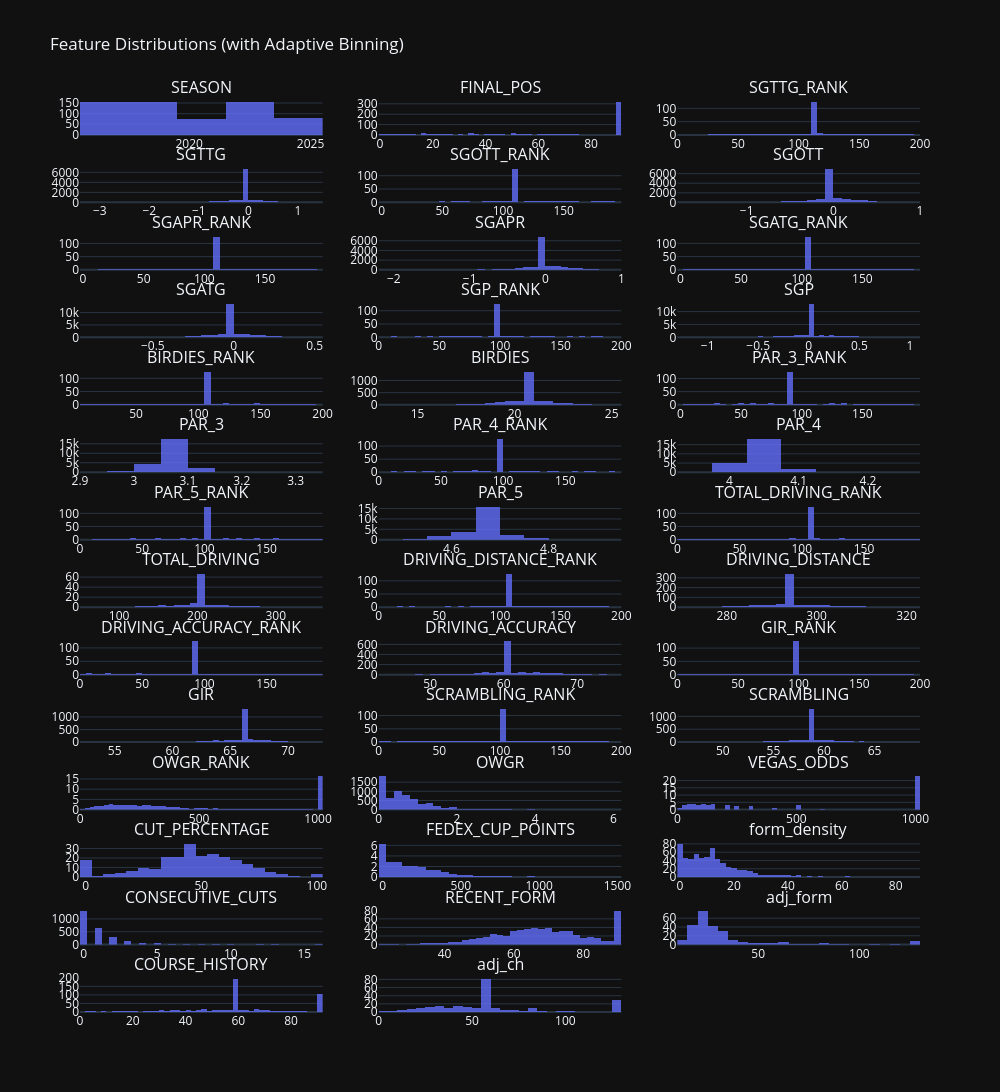

This figure's notebook cell:
### Markdown cell above
### Check Features for Outliers and General Health (Histograms)
Now that all the data is cleaned, let's look at the distribution graphs.

### Code cell
import plotly.express as px
import plotly.subplots as sp
import plotly.graph_objects as go
import pandas as pd
import numpy as np

# Select numeric columns with >1 unique value, excluding label
df_numeric = training_df.select_dtypes(include=np.number)
df_numeric = df_numeric.loc[:, df_numeric.nunique() > 1]
df_numeric = df_numeric.drop(columns=["TOP_20"], errors="ignore")

# Create subplots
n_cols = 3
n_rows = int(np.ceil(len(df_numeric.columns) / n_cols))
fig = sp.make_subplots(rows=n_rows, cols=n_cols, subplot_titles=df_numeric.columns)

# Add one histogram per feature with smart binning
for i, column in enumerate(df_numeric.columns):
    row = i // n_cols + 1
    col = i % n_cols + 1

    # Compute dynamic bin count
    col_range = df_numeric[column].max() - df_numeric[column].min()
    n_unique = df_numeric[column].nunique()
    nbins = min(50, max(5, int(n_unique / 2))) if col_range < 10 else 50  # tighter for short-range

    fig.add_trace(
        go.Histogram(
            x=df_numeric[column],
            nbinsx=nbins,
            histnorm="density",
            marker=dict(color="#636EFA"),
            opacity=0.8
        ),
        row=row,
        col=col
    )

# Style the figure
fig.update_layout(
    height=300 * n_rows,
    width=1000,
    title_text="Feature Distributions (with Adaptive Binning)",
    template="plotly_dark",
    showlegend=False
)

fig.show()

### Figure 1 — Plotly figure (JSON) as saved in the notebook; plotly's stock layout.template omitted (floating-point values rounded to 4 significant figures; data arrays with more than 128 entries replaced by an {"elided": "..."} marker saying what was removed)
{"data": [{"histnorm": "density", "marker": {"color": "#636EFA"}, "nbinsx": 5, "opacity": 0.8, "type": "histogram", "x": {"elided": "1243 int values"}, "xaxis": "x", "yaxis": "y"}, {"histnorm": "density", "marker": {"color": "#636EFA"}, "nbinsx": 50, "opacity": 0.8, "type": "histogram", "x": {"elided": "1243 int values"}, "xaxis": "x2", "yaxis": "y2"}, {"histnorm": "density", "marker": {"color": "#636EFA"}, "nbinsx": 50, "opacity": 0.8, "type": "histogram", "x": {"elided": "1243 float values"}, "xaxis": "x3", "yaxis": "y3"}, {"histnorm": "density", "marker": {"color": "#636EFA"}, "nbinsx": 50, "opacity": 0.8, "type": "histogram", "x": {"elided": "1243 float values"}, "xaxis": "x4", "yaxis": "y4"}, {"histnorm": "density", "marker": {"color": "#636EFA"}, "nbinsx": 50, "opacity": 0.8, "type": "histogram", "x": {"elided": "1243 float values"}, "xaxis": "x5", "yaxis": "y5"}, {"histnorm": "density", "marker": {"color": "#636EFA"}, "nbinsx": 50, "opacity": 0.8, "type": "histogram", "x": {"elided": "1243 float values"}, "xaxis": "x6", "yaxis": "y6"}, {"histnorm": "density", "marker": {"color": "#636EFA"}, "nbinsx": 50, "opacity": 0.8, "type": "histogram", "x": {"elided": "1243 float values"}, "xaxis": "x7", "yaxis": "y7"}, {"histnorm": "density", "marker": {"color": "#636EFA"}, "nbinsx": 50, "opacity": 0.8, "type": "histogram", "x": {"elided": "1243 float values"}, "xaxis": "x8", "yaxis": "y8"}, {"histnorm": "density", "marker": {"color": "#636EFA"}, "nbinsx": 50, "opacity": 0.8, "type": "histogram", "x": {"elided": "1243 float values"}, "xaxis": "x9", "yaxis": "y9"}, {"histnorm": "density", "marker": {"color": "#636EFA"}, "nbinsx": 50, "opacity": 0.8, "type": "histogram", "x": {"elided": "1243 float values"}, "xaxis": "x10", "yaxis": "y10"}, {"histnorm": "density", "marker": {"color": "#636EFA"}, "nbinsx": 50, "opacity": 0.8, "type": "histogram", "x": {"elided": "1243 float values"}, "xaxis": "x11", "yaxis": "y11"}, {"histnorm": "density", "marker": {"color": "#636EFA"}, "nbinsx": 50, "opacity": 0.8, "type": "histogram", "x": {"elided": "1243 float values"}, "xaxis": "x12", "yaxis": "y12"}, {"histnorm": "density", "marker": {"color": "#636EFA"}, "nbinsx": 50, "opacity": 0.8, "type": "histogram", "x": {"elided": "1243 float values"}, "xaxis": "x13", "yaxis": "y13"}, {"histnorm": "density", "marker": {"color": "#636EFA"}, "nbinsx": 50, "opacity": 0.8, "type": "histogram", "x": {"elided": "1243 float values"}, "xaxis": "x14", "yaxis": "y14"}, {"histnorm": "density", "marker": {"color": "#636EFA"}, "nbinsx": 50, "opacity": 0.8, "type": "histogram", "x": {"elided": "1243 float values"}, "xaxis": "x15", "yaxis": "y15"}, {"histnorm": "density", "marker": {"color": "#636EFA"}, "nbinsx": 16, "opacity": 0.8, "type": "histogram", "x": {"elided": "1243 float values"}, "xaxis": "x16", "yaxis": "y16"}, {"histnorm": "density", "marker": {"color": "#636EFA"}, "nbinsx": 50, "opacity": 0.8, "type": "histogram", "x": {"elided": "1243 float values"}, "xaxis": "x17", "yaxis": "y17"}, {"histnorm": "density", "marker": {"color": "#636EFA"}, "nbinsx": 13, "opacity": 0.8, "type": "histogram", "x": {"elided": "1243 float values"}, "xaxis": "x18", "yaxis": "y18"}, {"histnorm": "density", "marker": {"color": "#636EFA"}, "nbinsx": 50, "opacity": 0.8, "type": "histogram", "x": {"elided": "1243 float values"}, "xaxis": "x19", "yaxis": "y19"}, {"histnorm": "density", "marker": {"color": "#636EFA"}, "nbinsx": 19, "opacity": 0.8, "type": "histogram", "x": {"elided": "1243 float values"}, "xaxis": "x20", "yaxis": "y20"}, {"histnorm": "density", "marker": {"color": "#636EFA"}, "nbinsx": 50, "opacity": 0.8, "type": "histogram", "x": {"elided": "1243 float values"}, "xaxis": "x21", "yaxis": "y21"}, {"histnorm": "density", "marker": {"color": "#636EFA"}, "nbinsx": 50, "opacity": 0.8, "type": "histogram", "x": {"elided": "1243 float values"}, "xaxis": "x22", "yaxis": "y22"}, {"histnorm": "density", "marker": {"color": "#636EFA"}, "nbinsx": 50, "opacity": 0.8, "type": "histogram", "x": {"elided": "1243 float values"}, "xaxis": "x23", "yaxis": "y23"}, {"histnorm": "density", "marker": {"color": "#636EFA"}, "nbinsx": 50, "opacity": 0.8, "type": "histogram", "x": {"elided": "1243 float values"}, "xaxis": "x24", "yaxis": "y24"}, {"histnorm": "density", "marker": {"color": "#636EFA"}, "nbinsx": 50, "opacity": 0.8, "type": "histogram", "x": {"elided": "1243 float values"}, "xaxis": "x25", "yaxis": "y25"}, {"histnorm": "density", "marker": {"color": "#636EFA"}, "nbinsx": 50, "opacity": 0.8, "type": "histogram", "x": {"elided": "1243 float values"}, "xaxis": "x26", "yaxis": "y26"}, {"histnorm": "density", "marker": {"color": "#636EFA"}, "nbinsx": 50, "opacity": 0.8, "type": "histogram", "x": {"elided": "1243 float values"}, "xaxis": "x27", "yaxis": "y27"}, {"histnorm": "density", "marker": {"color": "#636EFA"}, "nbinsx": 50, "opacity": 0.8, "type": "histogram", "x": {"elided": "1243 float values"}, "xaxis": "x28", "yaxis": "y28"}, {"histnorm": "density", "marker": {"color": "#636EFA"}, "nbinsx": 50, "opacity": 0.8, "type": "histogram", "x": {"elided": "1243 float values"}, "xaxis": "x29", "yaxis": "y29"}, {"histnorm": "density", "marker": {"color": "#636EFA"}, "nbinsx": 50, "opacity": 0.8, "type": "histogram", "x": {"elided": "1243 float values"}, "xaxis": "x30", "yaxis": "y30"}, {"histnorm": "density", "marker": {"color": "#636EFA"}, "nbinsx": 50, "opacity": 0.8, "type": "histogram", "x": {"elided": "1243 float values"}, "xaxis": "x31", "yaxis": "y31"}, {"histnorm": "density", "marker": {"color": "#636EFA"}, "nbinsx": 50, "opacity": 0.8, "type": "histogram", "x": {"elided": "1243 float values"}, "xaxis": "x32", "yaxis": "y32"}, {"histnorm": "density", "marker": {"color": "#636EFA"}, "nbinsx": 50, "opacity": 0.8, "type": "histogram", "x": {"elided": "1243 float values"}, "xaxis": "x33", "yaxis": "y33"}, {"histnorm": "density", "marker": {"color": "#636EFA"}, "nbinsx": 50, "opacity": 0.8, "type": "histogram", "x": {"elided": "1243 float values"}, "xaxis": "x34", "yaxis": "y34"}, {"histnorm": "density", "marker": {"color": "#636EFA"}, "nbinsx": 50, "opacity": 0.8, "type": "histogram", "x": {"elided": "1243 float values"}, "xaxis": "x35", "yaxis": "y35"}, {"histnorm": "density", "marker": {"color": "#636EFA"}, "nbinsx": 50, "opacity": 0.8, "type": "histogram", "x": {"elided": "1243 float values"}, "xaxis": "x36", "yaxis": "y36"}, {"histnorm": "density", "marker": {"color": "#636EFA"}, "nbinsx": 50, "opacity": 0.8, "type": "histogram", "x": {"elided": "1243 float values"}, "xaxis": "x37", "yaxis": "y37"}, {"histnorm": "density", "marker": {"color": "#636EFA"}, "nbinsx": 50, "opacity": 0.8, "type": "histogram", "x": {"elided": "1243 float values"}, "xaxis": "x38", "yaxis": "y38"}, {"histnorm": "density", "marker": {"color": "#636EFA"}, "nbinsx": 50, "opacity": 0.8, "type": "histogram", "x": {"elided": "1243 float values"}, "xaxis": "x39", "yaxis": "y39"}, {"histnorm": "density", "marker": {"color": "#636EFA"}, "nbinsx": 50, "opacity": 0.8, "type": "histogram", "x": {"elided": "1243 float values"}, "xaxis": "x40", "yaxis": "y40"}, {"histnorm": "density", "marker": {"color": "#636EFA"}, "nbinsx": 50, "opacity": 0.8, "type": "histogram", "x": {"elided": "1243 float values"}, "xaxis": "x41", "yaxis": "y41"}], "layout": {"annotations": [{"font": {"size": 16}, "showarrow": false, "text": "SEASON", "x": 0.1444, "xanchor": "center", "xref": "paper", "y": 1, "yanchor": "bottom", "yref": "paper"}, {"font": {"size": 16}, "showarrow": false, "text": "FINAL_POS", "x": 0.5, "xanchor": "center", "xref": "paper", "y": 1, "yanchor": "bottom", "yref": "paper"}, {"font": {"size": 16}, "showarrow": false, "text": "SGTTG_RANK", "x": 0.8556, "xanchor": "center", "xref": "paper", "y": 1, "yanchor": "bottom", "yref": "paper"}, {"font": {"size": 16}, "showarrow": false, "text": "SGTTG", "x": 0.1444, "xanchor": "center", "xref": "paper", "y": 0.926, "yanchor": "bottom", "yref": "paper"}, {"font": {"size": 16}, "showarrow": false, "text": "SGOTT_RANK", "x": 0.5, "xanchor": "center", "xref": "paper", "y": 0.926, "yanchor": "bottom", "yref": "paper"}, {"font": {"size": 16}, "showarrow": false, "text": "SGOTT", "x": 0.8556, "xanchor": "center", "xref": "paper", "y": 0.926, "yanchor": "bottom", "yref": "paper"}, {"font": {"size": 16}, "showarrow": false, "text": "SGAPR_RANK", "x": 0.1444, "xanchor": "center", "xref": "paper", "y": 0.852, "yanchor": "bottom", "yref": "paper"}, {"font": {"size": 16}, "showarrow": false, "text": "SGAPR", "x": 0.5, "xanchor": "center", "xref": "paper", "y": 0.852, "yanchor": "bottom", "yref": "paper"}, {"font": {"size": 16}, "showarrow": false, "text": "SGATG_RANK", "x": 0.8556, "xanchor": "center", "xref": "paper", "y": 0.852, "yanchor": "bottom", "yref": "paper"}, {"font": {"size": 16}, "showarrow": false, "text": "SGATG", "x": 0.1444, "xanchor": "center", "xref": "paper", "y": 0.7781, "yanchor": "bottom", "yref": "paper"}, {"font": {"size": 16}, "showarrow": false, "text": "SGP_RANK", "x": 0.5, "xanchor": "center", "xref": "paper", "y": 0.7781, "yanchor": "bottom", "yref": "paper"}, {"font": {"size": 16}, "showarrow": false, "text": "SGP", "x": 0.8556, "xanchor": "center", "xref": "paper", "y": 0.7781, "yanchor": "bottom", "yref": "paper"}, {"font": {"size": 16}, "showarrow": false, "text": "BIRDIES_RANK", "x": 0.1444, "xanchor": "center", "xref": "paper", "y": 0.7041, "yanchor": "bottom", "yref": "paper"}, {"font": {"size": 16}, "showarrow": false, "text": "BIRDIES", "x": 0.5, "xanchor": "center", "xref": "paper", "y": 0.7041, "yanchor": "bottom", "yref": "paper"}, {"font": {"size": 16}, "showarrow": false, "text": "PAR_3_RANK", "x": 0.8556, "xanchor": "center", "xref": "paper", "y": 0.7041, "yanchor": "bottom", "yref": "paper"}, {"font": {"size": 16}, "showarrow": false, "text": "PAR_3", "x": 0.1444, "xanchor": "center", "xref": "paper", "y": 0.6301, "yanchor": "bottom", "yref": "paper"}, {"font": {"size": 16}, "showarrow": false, "text": "PAR_4_RANK", "x": 0.5, "xanchor": "center", "xref": "paper", "y": 0.6301, "yanchor": "bottom", "yref": "paper"}, {"font": {"size": 16}, "showarrow": false, "text": "PAR_4", "x": 0.8556, "xanchor": "center", "xref": "paper", "y": 0.6301, "yanchor": "bottom", "yref": "paper"}, {"font": {"size": 16}, "showarrow": false, "text": "PAR_5_RANK", "x": 0.1444, "xanchor": "center", "xref": "paper", "y": 0.5561, "yanchor": "bottom", "yref": "paper"}, {"font": {"size": 16}, "showarrow": false, "text": "PAR_5", "x": 0.5, "xanchor": "center", "xref": "paper", "y": 0.5561, "yanchor": "bottom", "yref": "paper"}, {"font": {"size": 16}, "showarrow": false, "text": "TOTAL_DRIVING_RANK", "x": 0.8556, "xanchor": "center", "xref": "paper", "y": 0.5561, "yanchor": "bottom", "yref": "paper"}, {"font": {"size": 16}, "showarrow": false, "text": "TOTAL_DRIVING", "x": 0.1444, "xanchor": "center", "xref": "paper", "y": 0.4821, "yanchor": "bottom", "yref": "paper"}, {"font": {"size": 16}, "showarrow": false, "text": "DRIVING_DISTANCE_RANK", "x": 0.5, "xanchor": "center", "xref": "paper", "y": 0.4821, "yanchor": "bottom", "yref": "paper"}, {"font": {"size": 16}, "showarrow": false, "text": "DRIVING_DISTANCE", "x": 0.8556, "xanchor": "center", "xref": "paper", "y": 0.4821, "yanchor": "bottom", "yref": "paper"}, {"font": {"size": 16}, "showarrow": false, "text": "DRIVING_ACCURACY_RANK", "x": 0.1444, "xanchor": "center", "xref": "paper", "y": 0.4082, "yanchor": "bottom", "yref": "paper"}, {"font": {"size": 16}, "showarrow": false, "text": "DRIVING_ACCURACY", "x": 0.5, "xanchor": "center", "xref": "paper", "y": 0.4082, "yanchor": "bottom", "yref": "paper"}, {"font": {"size": 16}, "showarrow": false, "text": "GIR_RANK", "x": 0.8556, "xanchor": "center", "xref": "paper", "y": 0.4082, "yanchor": "bottom", "yref": "paper"}, {"font": {"size": 16}, "showarrow": false, "text": "GIR", "x": 0.1444, "xanchor": "center", "xref": "paper", "y": 0.3342, "yanchor": "bottom", "yref": "paper"}, {"font": {"size": 16}, "showarrow": false, "text": "SCRAMBLING_RANK", "x": 0.5, "xanchor": "center", "xref": "paper", "y": 0.3342, "yanchor": "bottom", "yref": "paper"}, {"font": {"size": 16}, "showarrow": false, "text": "SCRAMBLING", "x": 0.8556, "xanchor": "center", "xref": "paper", "y": 0.3342, "yanchor": "bottom", "yref": "paper"}, {"font": {"size": 16}, "showarrow": false, "text": "OWGR_RANK", "x": 0.1444, "xanchor": "center", "xref": "paper", "y": 0.2602, "yanchor": "bottom", "yref": "paper"}, {"font": {"size": 16}, "showarrow": false, "text": "OWGR", "x": 0.5, "xanchor": "center", "xref": "paper", "y": 0.2602, "yanchor": "bottom", "yref": "paper"}, {"font": {"size": 16}, "showarrow": false, "text": "VEGAS_ODDS", "x": 0.8556, "xanchor": "center", "xref": "paper", "y": 0.2602, "yanchor": "bottom", "yref": "paper"}, {"font": {"size": 16}, "showarrow": false, "text": "CUT_PERCENTAGE", "x": 0.1444, "xanchor": "center", "xref": "paper", "y": 0.1862, "yanchor": "bottom", "yref": "paper"}, {"font": {"size": 16}, "showarrow": false, "text": "FEDEX_CUP_POINTS", "x": 0.5, "xanchor": "center", "xref": "paper", "y": 0.1862, "yanchor": "bottom", "yref": "paper"}, {"font": {"size": 16}, "showarrow": false, "text": "form_density", "x": 0.8556, "xanchor": "center", "xref": "paper", "y": 0.1862, "yanchor": "bottom", "yref": "paper"}, {"font": {"size": 16}, "showarrow": false, "text": "CONSECUTIVE_CUTS", "x": 0.1444, "xanchor": "center", "xref": "paper", "y": 0.1122, "yanchor": "bottom", "yref": "paper"}, {"font": {"size": 16}, "showarrow": false, "text": "RECENT_FORM", "x": 0.5, "xanchor": "center", "xref": "paper", "y": 0.1122, "yanchor": "bottom", "yref": "paper"}, {"font": {"size": 16}, "showarrow": false, "text": "adj_form", "x": 0.8556, "xanchor": "center", "xref": "paper", "y": 0.1122, "yanchor": "bottom", "yref": "paper"}, {"font": {"size": 16}, "showarrow": false, "text": "COURSE_HISTORY", "x": 0.1444, "xanchor": "center", "xref": "paper", "y": 0.03827, "yanchor": "bottom", "yref": "paper"}, {"font": {"size": 16}, "showarrow": false, "text": "adj_ch", "x": 0.5, "xanchor": "center", "xref": "paper", "y": 0.03827, "yanchor": "bottom", "yref": "paper"}], "height": 4200, "showlegend": false, "title": {"text": "Feature Distributions (with Adaptive Binning)"}, "width": 1000, "xaxis": {"anchor": "y", "domain": [0, 0.2889]}, "xaxis10": {"anchor": "y10", "domain": [0, 0.2889]}, "xaxis11": {"anchor": "y11", "domain": [0.3556, 0.6444]}, "xaxis12": {"anchor": "y12", "domain": [0.7111, 1]}, "xaxis13": {"anchor": "y13", "domain": [0, 0.2889]}, "xaxis14": {"anchor": "y14", "domain": [0.3556, 0.6444]}, "xaxis15": {"anchor": "y15", "domain": [0.7111, 1]}, "xaxis16": {"anchor": "y16", "domain": [0, 0.2889]}, "xaxis17": {"anchor": "y17", "domain": [0.3556, 0.6444]}, "xaxis18": {"anchor": "y18", "domain": [0.7111, 1]}, "xaxis19": {"anchor": "y19", "domain": [0, 0.2889]}, "xaxis2": {"anchor": "y2", "domain": [0.3556, 0.6444]}, "xaxis20": {"anchor": "y20", "domain": [0.3556, 0.6444]}, "xaxis21": {"anchor": "y21", "domain": [0.7111, 1]}, "xaxis22": {"anchor": "y22", "domain": [0, 0.2889]}, "xaxis23": {"anchor": "y23", "domain": [0.3556, 0.6444]}, "xaxis24": {"anchor": "y24", "domain": [0.7111, 1]}, "xaxis25": {"anchor": "y25", "domain": [0, 0.2889]}, "xaxis26": {"anchor": "y26", "domain": [0.3556, 0.6444]}, "xaxis27": {"anchor": "y27", "domain": [0.7111, 1]}, "xaxis28": {"anchor": "y28", "domain": [0, 0.2889]}, "xaxis29": {"anchor": "y29", "domain": [0.3556, 0.6444]}, "xaxis3": {"anchor": "y3", "domain": [0.7111, 1]}, "xaxis30": {"anchor": "y30", "domain": [0.7111, 1]}, "xaxis31": {"anchor": "y31", "domain": [0, 0.2889]}, "xaxis32": {"anchor": "y32", "domain": [0.3556, 0.6444]}, "xaxis33": {"anchor": "y33", "domain": [0.7111, 1]}, "xaxis34": {"anchor": "y34", "domain": [0, 0.2889]}, "xaxis35": {"anchor": "y35", "domain": [0.3556, 0.6444]}, "xaxis36": {"anchor": "y36", "domain": [0.7111, 1]}, "xaxis37": {"anchor": "y37", "domain": [0, 0.2889]}, "xaxis38": {"anchor": "y38", "domain": [0.3556, 0.6444]}, "xaxis39": {"anchor": "y39", "domain": [0.7111, 1]}, "xaxis4": {"anchor": "y4", "domain": [0, 0.2889]}, "xaxis40": {"anchor": "y40", "domain": [0, 0.2889]}, "xaxis41": {"anchor": "y41", "domain": [0.3556, 0.6444]}, "xaxis42": {"anchor": "y42", "domain": [0.7111, 1]}, "xaxis5": {"anchor": "y5", "domain": [0.3556, 0.6444]}, "xaxis6": {"anchor": "y6", "domain": [0.7111, 1]}, "xaxis7": {"anchor": "y7", "domain": [0, 0.2889]}, "xaxis8": {"anchor": "y8", "domain": [0.3556, 0.6444]}, "xaxis9": {"anchor": "y9", "domain": [0.7111, 1]}, "yaxis": {"anchor": "x", "domain": [0.9617, 1]}, "yaxis10": {"anchor": "x10", "domain": [0.7398, 0.7781]}, "yaxis11": {"anchor": "x11", "domain": [0.7398, 0.7781]}, "yaxis12": {"anchor": "x12", "domain": [0.7398, 0.7781]}, "yaxis13": {"anchor": "x13", "domain": [0.6658, 0.7041]}, "yaxis14": {"anchor": "x14", "domain": [0.6658, 0.7041]}, "yaxis15": {"anchor": "x15", "domain": [0.6658, 0.7041]}, "yaxis16": {"anchor": "x16", "domain": [0.5918, 0.6301]}, "yaxis17": {"anchor": "x17", "domain": [0.5918, 0.6301]}, "yaxis18": {"anchor": "x18", "domain": [0.5918, 0.6301]}, "yaxis19": {"anchor": "x19", "domain": [0.5179, 0.5561]}, "yaxis2": {"anchor": "x2", "domain": [0.9617, 1]}, "yaxis20": {"anchor": "x20", "domain": [0.5179, 0.5561]}, "yaxis21": {"anchor": "x21", "domain": [0.5179, 0.5561]}, "yaxis22": {"anchor": "x22", "domain": [0.4439, 0.4821]}, "yaxis23": {"anchor": "x23", "domain": [0.4439, 0.4821]}, "yaxis24": {"anchor": "x24", "domain": [0.4439, 0.4821]}, "yaxis25": {"anchor": "x25", "domain": [0.3699, 0.4082]}, "yaxis26": {"anchor": "x26", "domain": [0.3699, 0.4082]}, "yaxis27": {"anchor": "x27", "domain": [0.3699, 0.4082]}, "yaxis28": {"anchor": "x28", "domain": [0.2959, 0.3342]}, "yaxis29": {"anchor": "x29", "domain": [0.2959, 0.3342]}, "yaxis3": {"anchor": "x3", "domain": [0.9617, 1]}, "yaxis30": {"anchor": "x30", "domain": [0.2959, 0.3342]}, "yaxis31": {"anchor": "x31", "domain": [0.2219, 0.2602]}, "yaxis32": {"anchor": "x32", "domain": [0.2219, 0.2602]}, "yaxis33": {"anchor": "x33", "domain": [0.2219, 0.2602]}, "yaxis34": {"anchor": "x34", "domain": [0.148, 0.1862]}, "yaxis35": {"anchor": "x35", "domain": [0.148, 0.1862]}, "yaxis36": {"anchor": "x36", "domain": [0.148, 0.1862]}, "yaxis37": {"anchor": "x37", "domain": [0.07398, 0.1122]}, "yaxis38": {"anchor": "x38", "domain": [0.07398, 0.1122]}, "yaxis39": {"anchor": "x39", "domain": [0.07398, 0.1122]}, "yaxis4": {"anchor": "x4", "domain": [0.8878, 0.926]}, "yaxis40": {"anchor": "x40", "domain": [0, 0.03827]}, "yaxis41": {"anchor": "x41", "domain": [0, 0.03827]}, "yaxis42": {"anchor": "x42", "domain": [0, 0.03827]}, "yaxis5": {"anchor": "x5", "domain": [0.8878, 0.926]}, "yaxis6": {"anchor": "x6", "domain": [0.8878, 0.926]}, "yaxis7": {"anchor": "x7", "domain": [0.8138, 0.852]}, "yaxis8": {"anchor": "x8", "domain": [0.8138, 0.852]}, "yaxis9": {"anchor": "x9", "domain": [0.8138, 0.852]}}}
